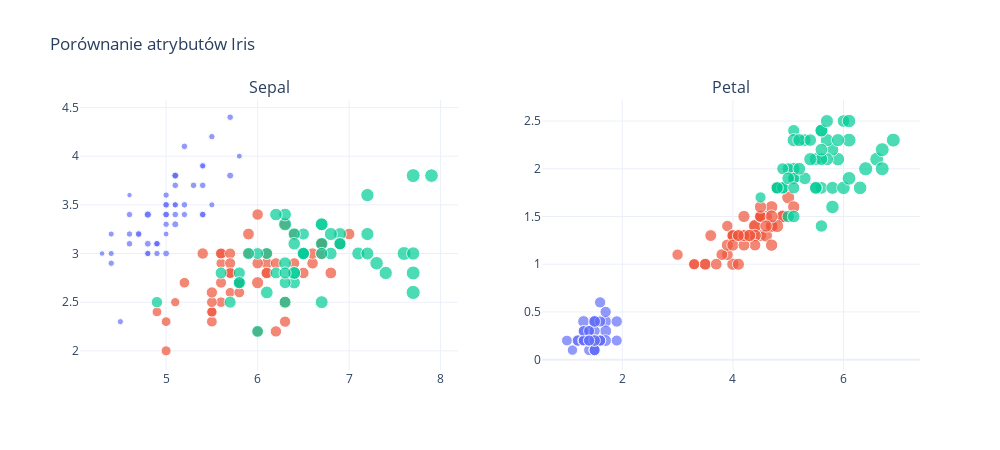

This figure's notebook cell:
### Code cell
fig1 = px.scatter(
    flowers,
    x="sepal_length",
    y="sepal_width",
    color="species",
    size="petal_length",
    size_max=10,
    title="Sepal length vs sepal width"
)

fig2 = px.scatter(
    flowers,
    x="petal_length",
    y="petal_width",
    color="species",
    size="sepal_length",
    size_max=10,
    title="Petal length vs petal width"
)

fig = make_subplots(rows=1, cols=2, subplot_titles=("Sepal", "Petal"))

for trace in fig1.data:
    fig.add_trace(trace, row=1, col=1)
for trace in fig2.data:
    fig.add_trace(trace, row=1, col=2)

fig.update_layout(
    title_text="Porównanie atrybutów Iris",
    template="plotly_white",
    showlegend=False,
    legend=dict(
        title="Gatunek",
        x=1.05,
        y=1,
        bgcolor="rgba(255,255,255,0.6)",
        bordercolor="black",
        borderwidth=1
    ),

    width=1000,
    height=450
)
fig.show()

### Figure 1 — Plotly figure (JSON) as saved in the notebook; plotly's stock layout.template omitted (floating-point values rounded to 4 significant figures)
{"data": [{"hovertemplate": "species=Iris-setosa<br>sepal_length=%{x}<br>sepal_width=%{y}<br>petal_length=%{marker.size}<extra></extra>", "legendgroup": "Iris-setosa", "marker": {"color": "#636efa", "size": [1.4, 1.4, 1.3, 1.5, 1.4, 1.7, 1.4, 1.5, 1.4, 1.5, 1.5, 1.6, 1.4, 1.1, 1.2, 1.5, 1.3, 1.4, 1.7, 1.5, 1.7, 1.5, 1.0, 1.7, 1.9, 1.6, 1.6, 1.5, 1.4, 1.6, 1.6, 1.5, 1.5, 1.4, 1.5, 1.2, 1.3, 1.5, 1.3, 1.5, 1.3, 1.3, 1.3, 1.6, 1.9, 1.4, 1.6, 1.4, 1.5, 1.4], "sizemode": "area", "sizeref": 0.069, "symbol": "circle"}, "mode": "markers", "name": "Iris-setosa", "orientation": "v", "showlegend": true, "type": "scatter", "x": [5.1, 4.9, 4.7, 4.6, 5.0, 5.4, 4.6, 5.0, 4.4, 4.9, 5.4, 4.8, 4.8, 4.3, 5.8, 5.7, 5.4, 5.1, 5.7, 5.1, 5.4, 5.1, 4.6, 5.1, 4.8, 5.0, 5.0, 5.2, 5.2, 4.7, 4.8, 5.4, 5.2, 5.5, 4.9, 5.0, 5.5, 4.9, 4.4, 5.1, 5.0, 4.5, 4.4, 5.0, 5.1, 4.8, 5.1, 4.6, 5.3, 5.0], "xaxis": "x", "y": [3.5, 3.0, 3.2, 3.1, 3.6, 3.9, 3.4, 3.4, 2.9, 3.1, 3.7, 3.4, 3.0, 3.0, 4.0, 4.4, 3.9, 3.5, 3.8, 3.8, 3.4, 3.7, 3.6, 3.3, 3.4, 3.0, 3.4, 3.5, 3.4, 3.2, 3.1, 3.4, 4.1, 4.2, 3.1, 3.2, 3.5, 3.1, 3.0, 3.4, 3.5, 2.3, 3.2, 3.5, 3.8, 3.0, 3.8, 3.2, 3.7, 3.3], "yaxis": "y"}, {"hovertemplate": "species=Iris-versicolor<br>sepal_length=%{x}<br>sepal_width=%{y}<br>petal_length=%{marker.size}<extra></extra>", "legendgroup": "Iris-versicolor", "marker": {"color": "#EF553B", "size": [4.7, 4.5, 4.9, 4.0, 4.6, 4.5, 4.7, 3.3, 4.6, 3.9, 3.5, 4.2, 4.0, 4.7, 3.6, 4.4, 4.5, 4.1, 4.5, 3.9, 4.8, 4.0, 4.9, 4.7, 4.3, 4.4, 4.8, 5.0, 4.5, 3.5, 3.8, 3.7, 3.9, 5.1, 4.5, 4.5, 4.7, 4.4, 4.1, 4.0, 4.4, 4.6, 4.0, 3.3, 4.2, 4.2, 4.2, 4.3, 3.0, 4.1], "sizemode": "area", "sizeref": 0.069, "symbol": "circle"}, "mode": "markers", "name": "Iris-versicolor", "orientation": "v", "showlegend": true, "type": "scatter", "x": [7.0, 6.4, 6.9, 5.5, 6.5, 5.7, 6.3, 4.9, 6.6, 5.2, 5.0, 5.9, 6.0, 6.1, 5.6, 6.7, 5.6, 5.8, 6.2, 5.6, 5.9, 6.1, 6.3, 6.1, 6.4, 6.6, 6.8, 6.7, 6.0, 5.7, 5.5, 5.5, 5.8, 6.0, 5.4, 6.0, 6.7, 6.3, 5.6, 5.5, 5.5, 6.1, 5.8, 5.0, 5.6, 5.7, 5.7, 6.2, 5.1, 5.7], "xaxis": "x", "y": [3.2, 3.2, 3.1, 2.3, 2.8, 2.8, 3.3, 2.4, 2.9, 2.7, 2.0, 3.0, 2.2, 2.9, 2.9, 3.1, 3.0, 2.7, 2.2, 2.5, 3.2, 2.8, 2.5, 2.8, 2.9, 3.0, 2.8, 3.0, 2.9, 2.6, 2.4, 2.4, 2.7, 2.7, 3.0, 3.4, 3.1, 2.3, 3.0, 2.5, 2.6, 3.0, 2.6, 2.3, 2.7, 3.0, 2.9, 2.9, 2.5, 2.8], "yaxis": "y"}, {"hovertemplate": "species=Iris-virginica<br>sepal_length=%{x}<br>sepal_width=%{y}<br>petal_length=%{marker.size}<extra></extra>", "legendgroup": "Iris-virginica", "marker": {"color": "#00cc96", "size": [6.0, 5.1, 5.9, 5.6, 5.8, 6.6, 4.5, 6.3, 5.8, 6.1, 5.1, 5.3, 5.5, 5.0, 5.1, 5.3, 5.5, 6.7, 6.9, 5.0, 5.7, 4.9, 6.7, 4.9, 5.7, 6.0, 4.8, 4.9, 5.6, 5.8, 6.1, 6.4, 5.6, 5.1, 5.6, 6.1, 5.6, 5.5, 4.8, 5.4, 5.6, 5.1, 5.1, 5.9, 5.7, 5.2, 5.0, 5.2, 5.4, 5.1], "sizemode": "area", "sizeref": 0.069, "symbol": "circle"}, "mode": "markers", "name": "Iris-virginica", "orientation": "v", "showlegend": true, "type": "scatter", "x": [6.3, 5.8, 7.1, 6.3, 6.5, 7.6, 4.9, 7.3, 6.7, 7.2, 6.5, 6.4, 6.8, 5.7, 5.8, 6.4, 6.5, 7.7, 7.7, 6.0, 6.9, 5.6, 7.7, 6.3, 6.7, 7.2, 6.2, 6.1, 6.4, 7.2, 7.4, 7.9, 6.4, 6.3, 6.1, 7.7, 6.3, 6.4, 6.0, 6.9, 6.7, 6.9, 5.8, 6.8, 6.7, 6.7, 6.3, 6.5, 6.2, 5.9], "xaxis": "x", "y": [3.3, 2.7, 3.0, 2.9, 3.0, 3.0, 2.5, 2.9, 2.5, 3.6, 3.2, 2.7, 3.0, 2.5, 2.8, 3.2, 3.0, 3.8, 2.6, 2.2, 3.2, 2.8, 2.8, 2.7, 3.3, 3.2, 2.8, 3.0, 2.8, 3.0, 2.8, 3.8, 2.8, 2.8, 2.6, 3.0, 3.4, 3.1, 3.0, 3.1, 3.1, 3.1, 2.7, 3.2, 3.3, 3.0, 2.5, 3.0, 3.4, 3.0], "yaxis": "y"}, {"hovertemplate": "species=Iris-setosa<br>petal_length=%{x}<br>petal_width=%{y}<br>sepal_length=%{marker.size}<extra></extra>", "legendgroup": "Iris-setosa", "marker": {"color": "#636efa", "size": [5.1, 4.9, 4.7, 4.6, 5.0, 5.4, 4.6, 5.0, 4.4, 4.9, 5.4, 4.8, 4.8, 4.3, 5.8, 5.7, 5.4, 5.1, 5.7, 5.1, 5.4, 5.1, 4.6, 5.1, 4.8, 5.0, 5.0, 5.2, 5.2, 4.7, 4.8, 5.4, 5.2, 5.5, 4.9, 5.0, 5.5, 4.9, 4.4, 5.1, 5.0, 4.5, 4.4, 5.0, 5.1, 4.8, 5.1, 4.6, 5.3, 5.0], "sizemode": "area", "sizeref": 0.079, "symbol": "circle"}, "mode": "markers", "name": "Iris-setosa", "orientation": "v", "showlegend": true, "type": "scatter", "x": [1.4, 1.4, 1.3, 1.5, 1.4, 1.7, 1.4, 1.5, 1.4, 1.5, 1.5, 1.6, 1.4, 1.1, 1.2, 1.5, 1.3, 1.4, 1.7, 1.5, 1.7, 1.5, 1.0, 1.7, 1.9, 1.6, 1.6, 1.5, 1.4, 1.6, 1.6, 1.5, 1.5, 1.4, 1.5, 1.2, 1.3, 1.5, 1.3, 1.5, 1.3, 1.3, 1.3, 1.6, 1.9, 1.4, 1.6, 1.4, 1.5, 1.4], "xaxis": "x2", "y": [0.2, 0.2, 0.2, 0.2, 0.2, 0.4, 0.3, 0.2, 0.2, 0.1, 0.2, 0.2, 0.1, 0.1, 0.2, 0.4, 0.4, 0.3, 0.3, 0.3, 0.2, 0.4, 0.2, 0.5, 0.2, 0.2, 0.4, 0.2, 0.2, 0.2, 0.2, 0.4, 0.1, 0.2, 0.1, 0.2, 0.2, 0.1, 0.2, 0.2, 0.3, 0.3, 0.2, 0.6, 0.4, 0.3, 0.2, 0.2, 0.2, 0.2], "yaxis": "y2"}, {"hovertemplate": "species=Iris-versicolor<br>petal_length=%{x}<br>petal_width=%{y}<br>sepal_length=%{marker.size}<extra></extra>", "legendgroup": "Iris-versicolor", "marker": {"color": "#EF553B", "size": [7.0, 6.4, 6.9, 5.5, 6.5, 5.7, 6.3, 4.9, 6.6, 5.2, 5.0, 5.9, 6.0, 6.1, 5.6, 6.7, 5.6, 5.8, 6.2, 5.6, 5.9, 6.1, 6.3, 6.1, 6.4, 6.6, 6.8, 6.7, 6.0, 5.7, 5.5, 5.5, 5.8, 6.0, 5.4, 6.0, 6.7, 6.3, 5.6, 5.5, 5.5, 6.1, 5.8, 5.0, 5.6, 5.7, 5.7, 6.2, 5.1, 5.7], "sizemode": "area", "sizeref": 0.079, "symbol": "circle"}, "mode": "markers", "name": "Iris-versicolor", "orientation": "v", "showlegend": true, "type": "scatter", "x": [4.7, 4.5, 4.9, 4.0, 4.6, 4.5, 4.7, 3.3, 4.6, 3.9, 3.5, 4.2, 4.0, 4.7, 3.6, 4.4, 4.5, 4.1, 4.5, 3.9, 4.8, 4.0, 4.9, 4.7, 4.3, 4.4, 4.8, 5.0, 4.5, 3.5, 3.8, 3.7, 3.9, 5.1, 4.5, 4.5, 4.7, 4.4, 4.1, 4.0, 4.4, 4.6, 4.0, 3.3, 4.2, 4.2, 4.2, 4.3, 3.0, 4.1], "xaxis": "x2", "y": [1.4, 1.5, 1.5, 1.3, 1.5, 1.3, 1.6, 1.0, 1.3, 1.4, 1.0, 1.5, 1.0, 1.4, 1.3, 1.4, 1.5, 1.0, 1.5, 1.1, 1.8, 1.3, 1.5, 1.2, 1.3, 1.4, 1.4, 1.7, 1.5, 1.0, 1.1, 1.0, 1.2, 1.6, 1.5, 1.6, 1.5, 1.3, 1.3, 1.3, 1.2, 1.4, 1.2, 1.0, 1.3, 1.2, 1.3, 1.3, 1.1, 1.3], "yaxis": "y2"}, {"hovertemplate": "species=Iris-virginica<br>petal_length=%{x}<br>petal_width=%{y}<br>sepal_length=%{marker.size}<extra></extra>", "legendgroup": "Iris-virginica", "marker": {"color": "#00cc96", "size": [6.3, 5.8, 7.1, 6.3, 6.5, 7.6, 4.9, 7.3, 6.7, 7.2, 6.5, 6.4, 6.8, 5.7, 5.8, 6.4, 6.5, 7.7, 7.7, 6.0, 6.9, 5.6, 7.7, 6.3, 6.7, 7.2, 6.2, 6.1, 6.4, 7.2, 7.4, 7.9, 6.4, 6.3, 6.1, 7.7, 6.3, 6.4, 6.0, 6.9, 6.7, 6.9, 5.8, 6.8, 6.7, 6.7, 6.3, 6.5, 6.2, 5.9], "sizemode": "area", "sizeref": 0.079, "symbol": "circle"}, "mode": "markers", "name": "Iris-virginica", "orientation": "v", "showlegend": true, "type": "scatter", "x": [6.0, 5.1, 5.9, 5.6, 5.8, 6.6, 4.5, 6.3, 5.8, 6.1, 5.1, 5.3, 5.5, 5.0, 5.1, 5.3, 5.5, 6.7, 6.9, 5.0, 5.7, 4.9, 6.7, 4.9, 5.7, 6.0, 4.8, 4.9, 5.6, 5.8, 6.1, 6.4, 5.6, 5.1, 5.6, 6.1, 5.6, 5.5, 4.8, 5.4, 5.6, 5.1, 5.1, 5.9, 5.7, 5.2, 5.0, 5.2, 5.4, 5.1], "xaxis": "x2", "y": [2.5, 1.9, 2.1, 1.8, 2.2, 2.1, 1.7, 1.8, 1.8, 2.5, 2.0, 1.9, 2.1, 2.0, 2.4, 2.3, 1.8, 2.2, 2.3, 1.5, 2.3, 2.0, 2.0, 1.8, 2.1, 1.8, 1.8, 1.8, 2.1, 1.6, 1.9, 2.0, 2.2, 1.5, 1.4, 2.3, 2.4, 1.8, 1.8, 2.1, 2.4, 2.3, 1.9, 2.3, 2.5, 2.3, 1.9, 2.0, 2.3, 1.8], "yaxis": "y2"}], "layout": {"annotations": [{"font": {"size": 16}, "showarrow": false, "text": "Sepal", "x": 0.225, "xanchor": "center", "xref": "paper", "y": 1, "yanchor": "bottom", "yref": "paper"}, {"font": {"size": 16}, "showarrow": false, "text": "Petal", "x": 0.775, "xanchor": "center", "xref": "paper", "y": 1, "yanchor": "bottom", "yref": "paper"}], "height": 450, "legend": {"bgcolor": "rgba(255,255,255,0.6)", "bordercolor": "black", "borderwidth": 1, "title": {"text": "Gatunek"}, "x": 1.05, "y": 1}, "showlegend": false, "title": {"text": "Porównanie atrybutów Iris"}, "width": 1000, "xaxis": {"anchor": "y", "domain": [0, 0.45]}, "xaxis2": {"anchor": "y2", "domain": [0.55, 1]}, "yaxis": {"anchor": "x", "domain": [0, 1]}, "yaxis2": {"anchor": "x2", "domain": [0, 1]}}}
